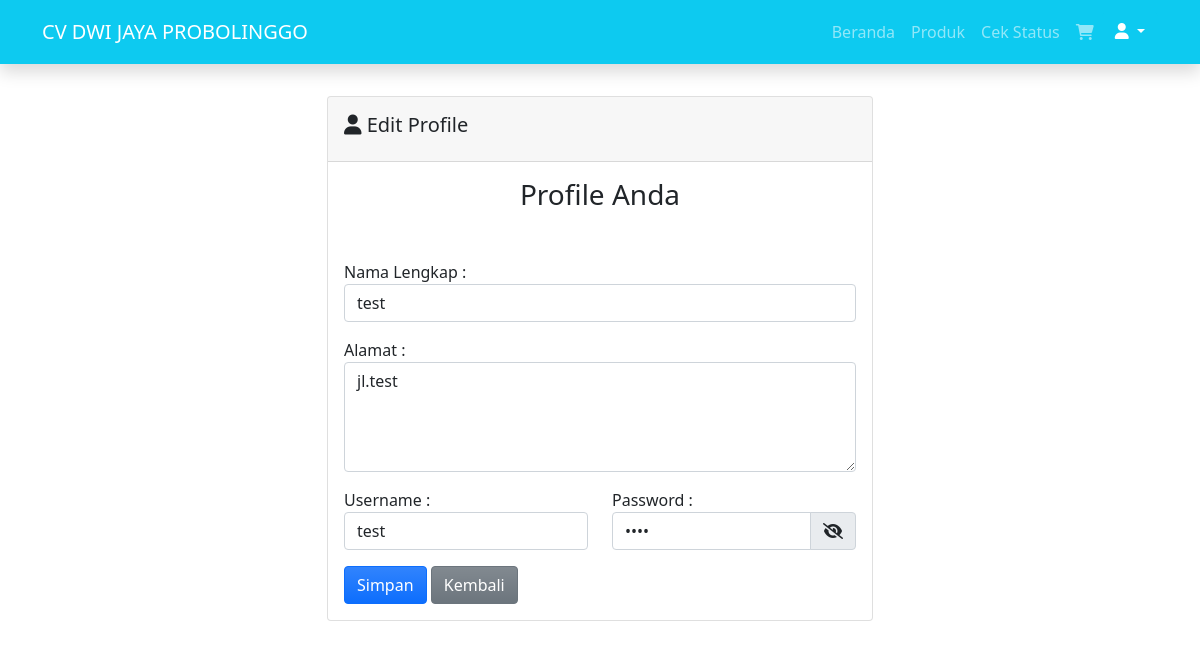
Screenshot of /ubah_profile.php (signed in) with the database file from the repository.
### tables this page shows
CREATE TABLE `pelanggan` (
  `id_pelanggan` int(11) NOT NULL,
  `username` varchar(50) NOT NULL DEFAULT '0',
  `nama_pelanggan` varchar(50) NOT NULL DEFAULT '0',
  `alamat_pelanggan` varchar(200) NOT NULL DEFAULT '0',
  `password` varchar(200) NOT NULL DEFAULT '0'
);

### ubah_profile.php (the view, shortened to what this page needs)
<?php
$conn = connect_DB();
$query = "SELECT * FROM pelanggan WHERE id_pelanggan = ".$_SESSION['login']['id_pelanggan']." LIMIT 1";
$sql = mysqli_query($conn, $query);
$user = mysqli_fetch_object($sql);
?>
<?php require 'Comp/header.php'; ?>
<?php
require 'Comp/navbar.php'; ?>
<main class="mt-5 pt-5">
  <div class="container">
    <div class="row justify-content-center">
      <div class="col-md-6">
        <div class="card">
          <div class="card-header">
            <div class="d-flex py-2">
              <h5>
                <i class="fa fa-user"></i> Edit Profile
              </h5>
            </div>
          </div>
          <div class="card-body">
            <form action="" method="post">
              <h3 class="text-center mb-5">Profile Anda</h3>
              <label for="nama_pelanggan">Nama Lengkap : </label>
              <input type="text" name="nama_pelanggan" value="<?= $user->nama_pelanggan ?>" class="form-control mb-3">
              <label for="alamat_pelanggan">Alamat : </label>
              <textarea class="form-control mb-3" name="alamat_pelanggan" id="alamat_pelanggan" cols="30" rows="4"><?= $user->alamat_pelanggan ?></textarea>
              <div class="row mb-3">
                <div class="col-sm-6">
                  <label for="username">Username : </label>
                  <input type="text" name="username" value="<?= $user->username ?>" class="form-control">
                </div>
                <div class="col-sm-6">
                  <label for="password">Password : </label>
                  <div class="input-group">
                    <input type="password" name="password" class="form-control" value="<?= $user->password ?>" id="pass">
                    <span class="input-group-text" style="cursor: pointer;" onclick="showPassword()"><i class="fa fa-eye-slash" id="showpass"></i></span>
                  </div>
                </div>
              </div>
              <button type="submit" name="simpan" class="btn btn-primary bg-gradient">Simpan</button>
              <a href="profile.php" name="simpan" class="btn btn-secondary bg-gradient">Kembali</a>
            </form>
          </div>
        </div>
      </div>
    </div>
  </div>
</main>
<?php require 'Comp/footer.php'; ?>

### rows the page displays
pelanggan: nama_pelanggan "test", alamat_pelanggan "jl.test", username "test"
